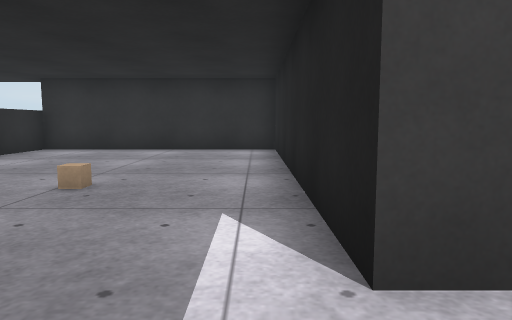
view 1 (above)

17 first-person views from a walk through a 3-D level made in the Unity game engine. The camera is 0.72 m above the floor, tilts 6° down and sees 70° across. The floor is counted in squares, 1 m on a side. Each view is taken from the middle of a square. On the plan, view 1 faces up. The plan holds only what a view shows up to about 11 squares ahead; the rest is blank. The place goes on beyond the plan. The player character is not drawn. Door leaves are left out, so doorways stand open. Surface patterns are stand-ins for the level's own textures.

view 2
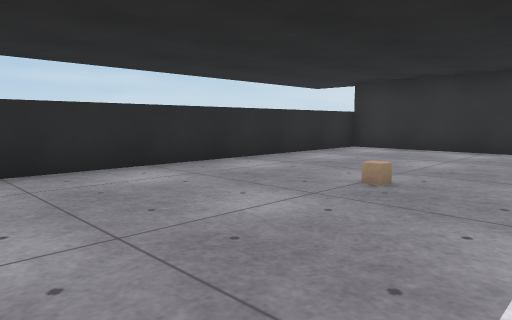

view 3
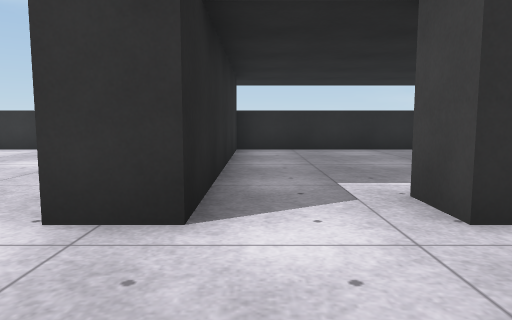

view 4
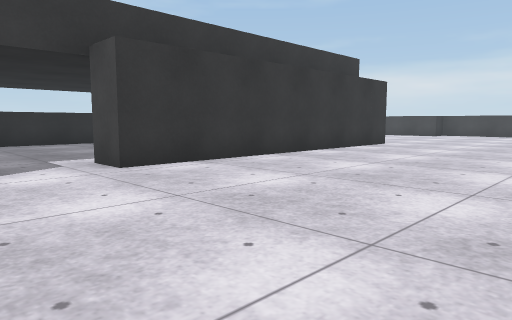

view 5
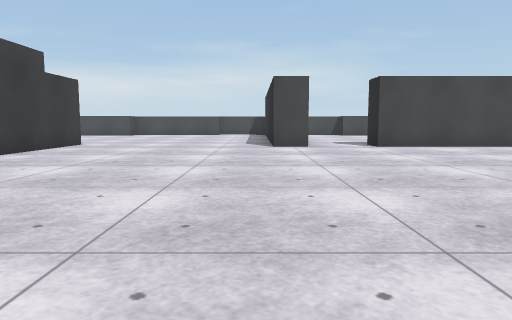

view 6
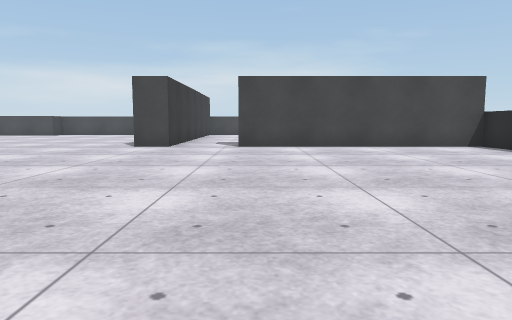

view 7
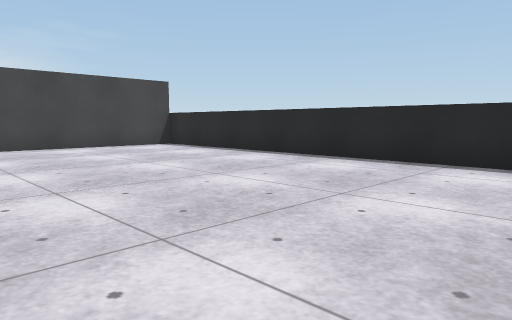

view 8
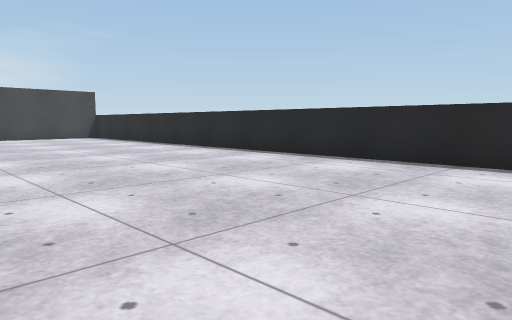

view 9
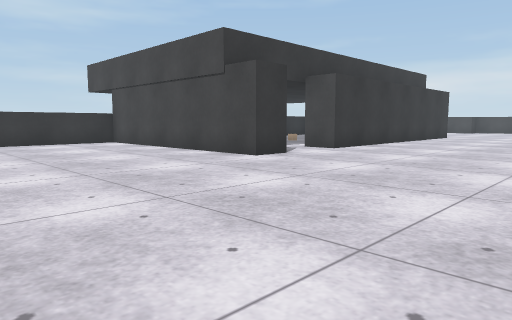

view 10
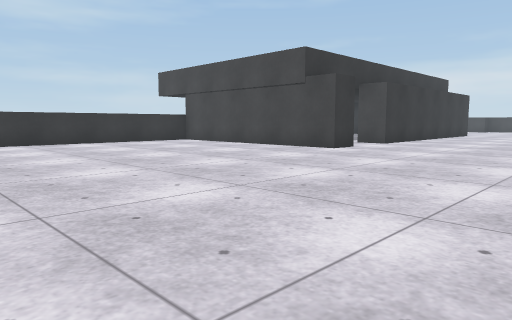

view 11
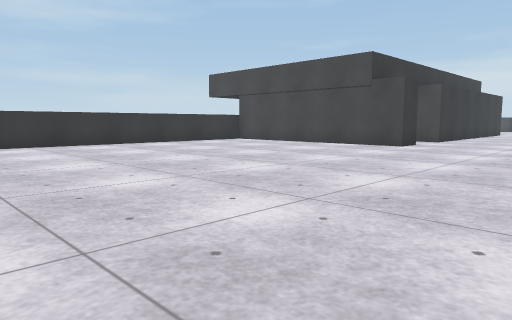

view 12
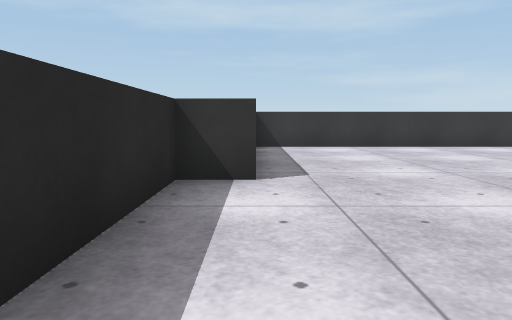

view 13
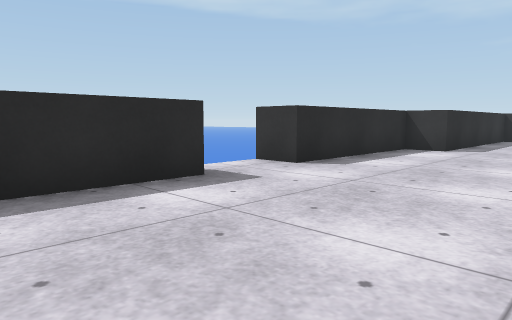

view 14
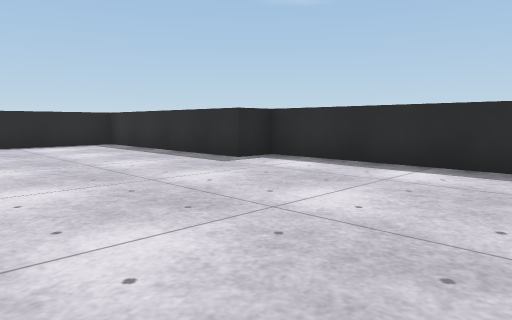

view 15
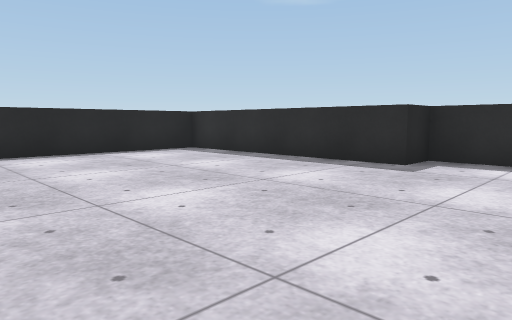

view 16
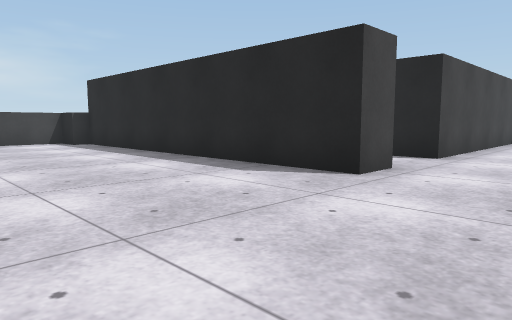

view 17
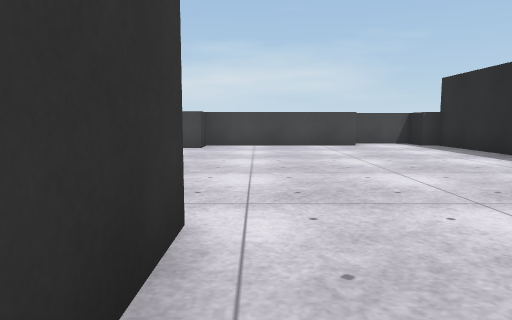

### Floor plan
Ten units are one square. View 1 is at (0, 0); x grows to the right and y downward. Boxes are objects, and circles mark ways between rooms. Rooms are numbered by the first view taken in them; rooms with no view inside come last. Other rooms are left out.
<svg viewBox="-60 -205 240 350">
<path fill="none" stroke="#000" d="M5 -15 5 -95 -55 -95 -55 5 15 5M15 5 15 15 -32 15M85 -95 75 -95 75 -190 70 -190M15 -105 15 -15M-55 38 -55 120M175 59 175 -95 105 -95M69 130 115 130 115 120 175 120 175 74M-28 120 5 120 5 130 50 130 50 140M51 -190 5 -190 5 -180 0 -180M58 -200 52 -200"/>
<rect x="-25" y="-45" width="10" height="10" fill="#bbb"><title>cube</title></rect>
<circle cx="10" cy="-5" r="3" fill="#2a7"/>
<text x="-30" y="-50">1</text>
<text x="60" y="-10">2</text>
</svg>
Room 1 opens to room 2.

Where each view was taken, in squares from view 1:
view 1: 0 up, 0 right, facing up
view 2: 0 up, 0 right, facing up-left
view 3: 0 up, 4 right, facing left
view 4: 1 down, 7 right, facing up-left
view 5: 1 down, 7 right, facing up
view 6: 1 down, 11 right, facing up
view 7: 1 down, 11 right, facing up-right
view 8: 7 down, 11 right, facing up-right
view 9: 7 down, 7 right, facing up-left
view 10: 10 down, 7 right, facing up-left
view 11: 12 down, 6 right, facing up-left
view 12: 12 down, 5 right, facing left
view 13: 9 down, 10 right, facing down-left
view 14: 7 down, 6 right, facing down-right
view 15: 6 down, 9 right, facing down-right
view 16: 7 up, 3 right, facing up-right
view 17: 8 up, 2 right, facing up
